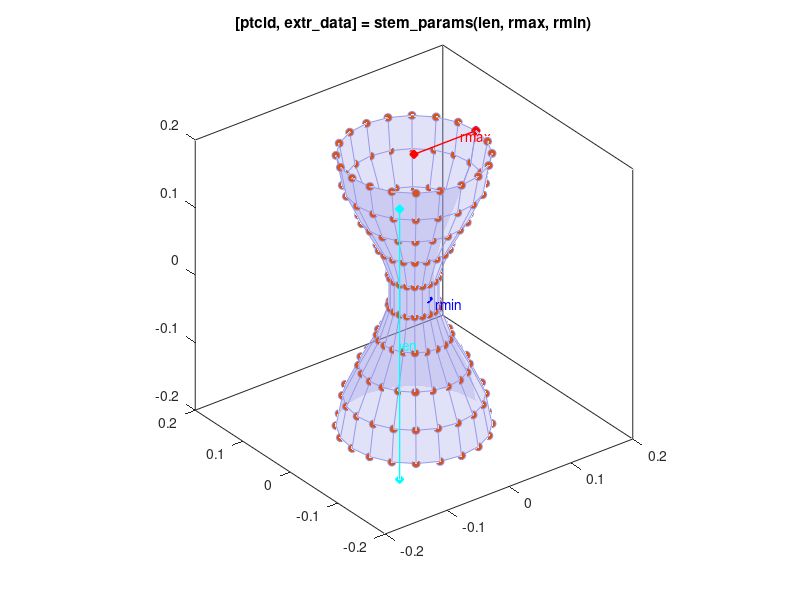

This figure's MATLAB source:
function [ptcld, extr_data] = stem_params(len,rmax,rmin,varargin)
%stem_params Produce point cloud and extrusion data for hourglass-shaped stem
%   [ptcld, extr_data] = stem_params(len,rmax,rmin,varargin)
%
%   You can specify:
%       len    stem length
%       rmax   maximum radius (at ends)
%       rmin   minimum radius (at middle)
%
%   Point cloud data will be centered at [0,0,0]
%
% Copyright 2021-2022 The MathWorks, Inc.

% Parameters for stem
if (nargin == 0)
    len  = 0.4;
    rmax = 0.1;
    rmin = 0.03;
    showplot = 'plot';
end

% Check if plot should be produced
if (isempty(varargin))
    showplot = 'n';
else
    showplot = varargin;
end

% Point cloud
npts_len  = 10;
npts_cir  = 20;

t = linspace(0,2*pi,npts_len);
r = rmin + (cos(t)+1)*(rmax-rmin)/2;
[X,Y,Z] = cylinder(r);
Z = (Z-0.5)*len;

ptcld=unique([reshape(X,[],1) reshape(Y,[],1) reshape(Z,[],1)],'rows');

% Extrusion
t_extr = linspace(0,2*pi,npts_len*3)';
r_extr = rmin + (cos(t_extr)+1)/2*(rmax-rmin);
x_extr = [0;r_extr;0];
y_extr = [-0.5;linspace(-0.5,0.5,length(r_extr))';0.5]*len;
extr_data = [x_extr y_extr];

% Plot diagram to show parameters and extrusion
if (nargin == 0 || strcmpi(showplot,'plot'))
    
    % Figure name
    figString = ['h1_' mfilename];
    % Only create a figure if no figure exists
    figExist = 0;
    fig_hExist = evalin('base',['exist(''' figString ''')']);
    if (fig_hExist)
        figExist = evalin('base',['ishandle(' figString ') && strcmp(get(' figString ', ''type''), ''figure'')']);
    end
    if ~figExist
        fig_h = figure('Name',figString);
        assignin('base',figString,fig_h);
    else
        fig_h = evalin('base',figString);
    end
    figure(fig_h)
    clf(fig_h)
    
    temp_colororder = get(gca,'defaultAxesColorOrder');
    
    %plot3(ptcld(:,1),ptcld(:,2),ptcld(:,3),'o','MarkerFaceColor',temp_colororder(2,:))
    surf(X,Y,Z,'Marker','o','MarkerFaceColor',temp_colororder(2,:),'FaceColor',[0.6 0.6 0.9],'EdgeColor',[0.6 0.6 0.9],'FaceAlpha',0.3)
    axis equal
    hold on
    
    plot3([0 0],[0 -rmin],[0 0],'b-d','MarkerFaceColor','b','LineWidth',1)
    text(0,-rmin*1.5,0,'rmin','Color','blue')
    plot3([0 rmax],[0 0],[len/2 len/2],'r-d','MarkerFaceColor','r','LineWidth',1)
    text(rmax*0.75,0,len/2,'rmax','Color','red')
    plot3([-rmax -rmax],[-rmax -rmax],[-len/2 len/2],'c-d','MarkerFaceColor','c','LineWidth',1)
    text(-rmax,-rmax,0,'len','Color','cyan')
    
    title(['[ptcld, extr\_data] = stem\_params(len, rmax, rmin)']);
    hold off
    box on
    axis equal
    grid off
end